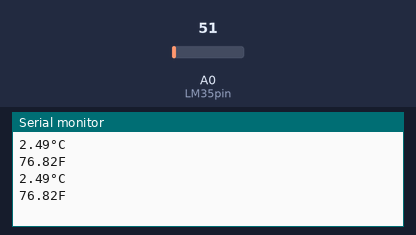
Simulated run of this sketch. Board: Arduino Uno, built with avr-gcc and run on an emulated ATmega328P. Shown: the last lines printed to the serial monitor. The inputs (shaded band) are chosen by the test bench; at power-on: A0 (LM35pin) = 51.

Above: at 1.8 s.
1.9 s: A0 (LM35pin) set to 61
At 2.8 s:
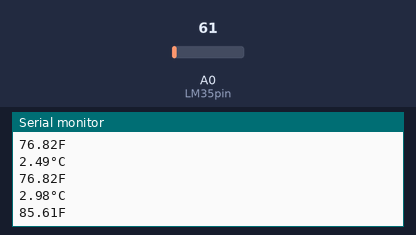
3.4 s: A0 (LM35pin) set to 71
At 4.4 s:
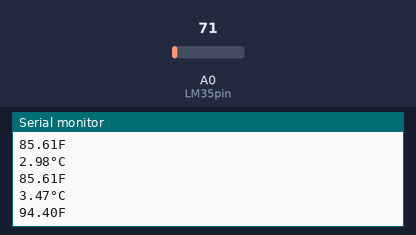
Timing chart, 0 to 6.4 s (numbered marks = the images above; inputs shaded):
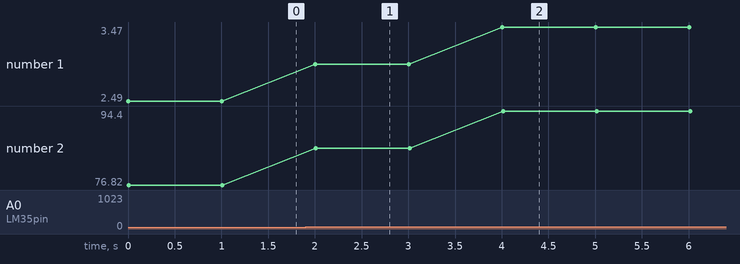

Measured:
- after the input at 1.9 s, the serial monitor: prints a new line after 0.10 s (image 1)
- after the input at 3.4 s, the serial monitor: prints a new line after 0.60 s (image 2)
- plotted number 1: 2.49 → 2.98 after the input at 1.9 s, 2.98 → 3.47 after the input at 3.4 s
- plotted number 2: 76.82 → 85.61 after the input at 1.9 s, 85.61 → 94.4 after the input at 3.4 s

The sketch:

exe20.ino
```cpp
int LM35pin = A0;
int readingfromADC;
float Outputvoltage;
float temperatureC;
float temperatureF;

void setup()
{
    Serial.begin(9600);
}

void loop()
{
    readingfromADC = analogRead(A0);
    Outputvoltage = readingfromADC * (500 / 1024.0);
    temperatureC = Outputvoltage / 10;
    Serial.print(temperatureC);
    Serial.print("\xC2\xB0");
    Serial.println("C");
    temperatureF = (Outputvoltage * 1.8) + 32;
    Serial.print(temperatureF);
    Serial.pirnt("\xC2\xB0");
    Serial.println("F");
    delay(1000);
}
```
